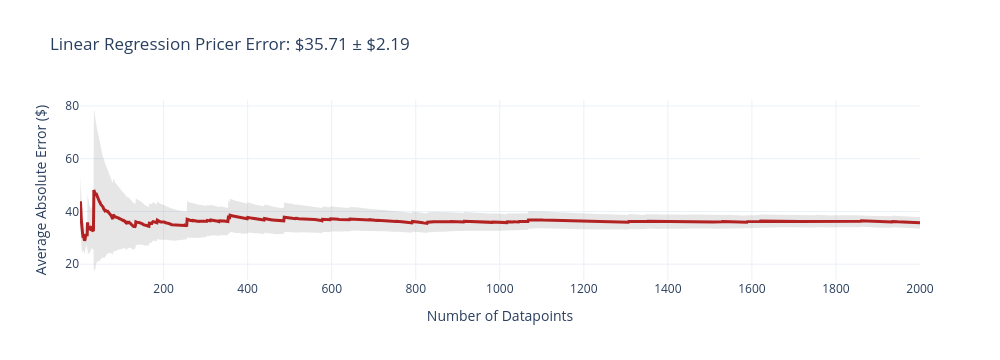
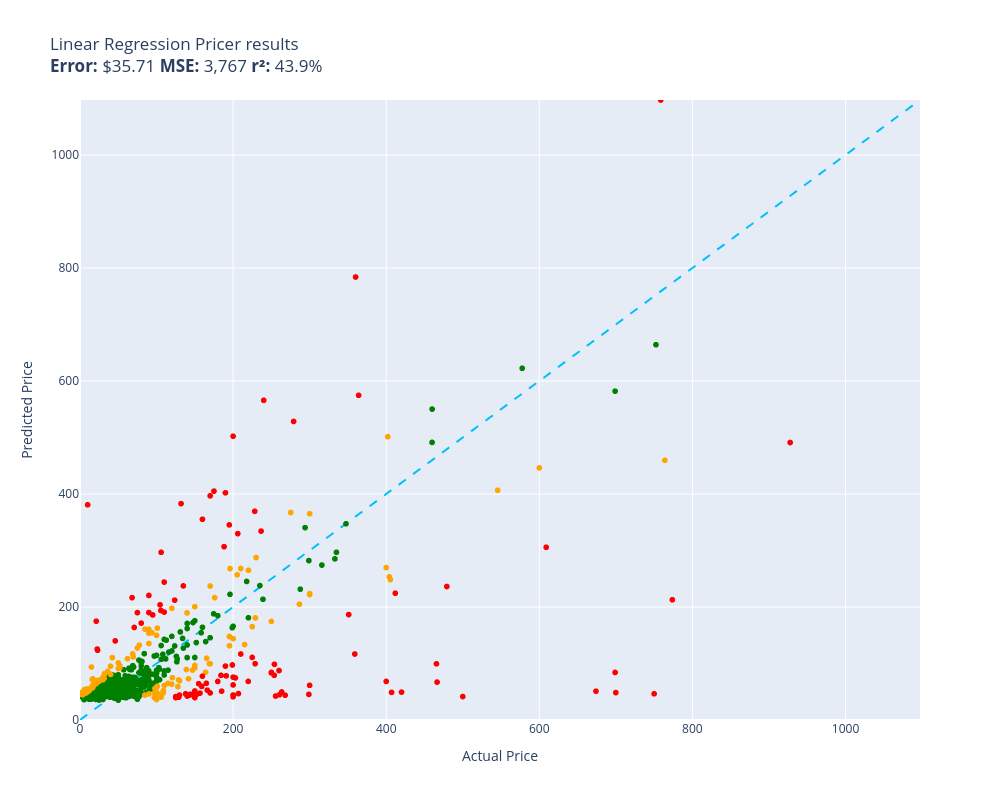

The code cell stored with these charts, in order, in its notebook:
### Code cell
# Evaluation
evaluate(linear_regression_pricer, test)

### Figure 1 — Plotly figure (JSON) as saved in the notebook; plotly's stock layout.template omitted (floating-point values rounded to 4 significant figures; data arrays with more than 128 entries replaced by an {"elided": "..."} marker saying what was removed)
{"data": [{"fill": "toself", "fillcolor": "rgba(128,128,128,0.2)", "hoverinfo": "skip", "line": {"color": "rgba(255,255,255,0)"}, "name": "95% CI", "showlegend": false, "type": "scatter", "x": {"elided": "4000 int values"}, "y": {"elided": "4000 float values"}}, {"customdata": {"elided": "2000x1 float values"}, "hovertemplate": "n=%{x}<br>Avg Error=$%{y:,.2f}<br>±95% CI=$%{customdata[0]:,.2f}<extra></extra>", "line": {"color": "firebrick", "width": 3}, "mode": "lines", "name": "Cumulative Avg Error", "type": "scatter", "x": {"elided": "2000 int values"}, "y": {"elided": "2000 float values"}}], "layout": {"height": 360, "showlegend": false, "title": {"text": "Linear Regression Pricer Error: $35.71 ± $2.19"}, "width": 1000, "xaxis": {"title": {"text": "Number of Datapoints"}}, "yaxis": {"title": {"text": "Average Absolute Error ($)"}}}}

### Figure 2 — Plotly figure (JSON) as saved in the notebook; plotly's stock layout.template omitted (floating-point values rounded to 4 significant figures; data arrays with more than 128 entries replaced by an {"elided": "..."} marker saying what was removed)
{"data": [{"customdata": {"elided": "1729x1 str values"}, "hovertemplate": "%{customdata[0]}<extra></extra>", "legendgroup": "green", "marker": {"color": "green", "size": 6, "symbol": "circle"}, "mode": "markers", "name": "green", "showlegend": true, "type": "scattergl", "x": {"elided": "1729 float values"}, "xaxis": "x", "y": {"elided": "1729 float values"}, "yaxis": "y"}, {"customdata": {"elided": "167x1 str values"}, "hovertemplate": "%{customdata[0]}<extra></extra>", "legendgroup": "orange", "marker": {"color": "orange", "size": 6, "symbol": "circle"}, "mode": "markers", "name": "orange", "showlegend": true, "type": "scattergl", "x": {"elided": "167 float values"}, "xaxis": "x", "y": {"elided": "167 float values"}, "yaxis": "y"}, {"customdata": [["Kohler 2943-PG-SAA Catalan Medicine Cabi...\nGuess=$212.78 Actual=$773.77"], ["Convenience Concepts Graystone Coffee Ta...\nGuess=$193.79 Actual=$105.69"], ["Enesco Pillars Cathedral 8-Piece Nativit...\nGuess=$83.35 Actual=$249.96"], ["CubiCubi Computer Home Office Desk, 47 I...\nGuess=$190.22 Actual=$89.99"], ["Tribesigns Triple Wide 5-Shelf Bookcase,...\nGuess=$402.09 Actual=$189.99"], ["Village Decor Black Stone Mortar & Pestl...\nGuess=$43.91 Actual=$268.00"], ["Philips TurboStar Technology Airfryer, A...\nGuess=$110.79 Actual=$224.96"], ["Haobo Home Armless Accent Chair Button T...\nGuess=$42.44 Actual=$255.50"], ["Arden Dark Espresso (Near Black) Futon S...\nGuess=$51.00 Actual=$674.00"], ["ProCom Heating Vented Natural Gas Firepl...\nGuess=$345.26 Actual=$194.99"], ["KALIFANO Large Tree of Life (1,251 Gemst...\nGuess=$68.29 Actual=$219.77"], ["Glass Froster CO2-CO2 Glass Chiller for ...\nGuess=$84.20 Actual=$699.00"], ["Today Is the Tomorrow You Worried About ...\nGuess=$380.83 Actual=$9.99"], ["SHW Home Office 48-Inch Computer Desk, W...\nGuess=$163.76 Actual=$70.87"], ["House Bunk Beds with Slide Twin Over Twi...\nGuess=$405.09 Actual=$174.99"], ["Rolanstar Queen Size Bed Frame with LED ...\nGuess=$502.23 Actual=$199.99"], ["Alpaca Home | Destination Plaid 100% Bab...\nGuess=$50.98 Actual=$185.00"], ["Jaxx Zipline Convertible Sleeper Sofa & ...\nGuess=$46.33 Actual=$749.99"], ["6V Electronic Igniton Fireplace Module b...\nGuess=$43.60 Actual=$148.95"], ["Bush Furniture Yorktown 5 Shelf Bookcase...\nGuess=$334.31 Actual=$236.51"], ["Brio 220CC Canister Steam Cleaner - Stea...\nGuess=$97.37 Actual=$199.00"], ["rodeo Brown and White Cow Skin Hereford ...\nGuess=$65.01 Actual=$165.00"], ["Pendulux, Victoria Table Clock, Room Dec...\nGuess=$59.44 Actual=$159.00"], ["ChadMade Pinch Pleated 100W x 84L Room D...\nGuess=$78.12 Actual=$190.99"], ["Sferra Grande Hotel Sheets - King, White...\nGuess=$68.36 Actual=$400.00"], ["Sense Of Art| Highland Cattle Wall Art| ...\nGuess=$40.28 Actual=$129.00"], ["Yongchuang 24\" Metal Bar Stools Set of 4...\nGuess=$46.33 Actual=$137.99"], ["Home Source White Bar Cabinet with Half ...\nGuess=$528.40 Actual=$279.00"], ["Riley Creative Solutions Gourmet Food Ma...\nGuess=$174.90 Actual=$21.20"], ["Dreamfoam Bedding Chill 8\" Gel Memory Fo...\nGuess=$236.27 Actual=$479.20"], ["Sheets & Giggles 100% Eucalyptus Lyocell...\nGuess=$83.72 Actual=$249.95"], ["Safavieh Mercer Collection Betsy Grey an...\nGuess=$99.61 Actual=$228.75"], ["220V Electric Noodle machine Automatic 1...\nGuess=$84.29 Actual=$250.00"], ["Homelegance St. 70\" Claire Fabric Cheste...\nGuess=$491.05 Actual=$927.65"], ["Harper & Bright Designs House Bunk Beds ...\nGuess=$48.84 Actual=$406.99"], ["OneSpace Ultramodern Glass L-Shape Desk,...\nGuess=$306.67 Actual=$188.18"], ["LAUSONHOUSE Linen Sheet Set King Size,Lu...\nGuess=$68.25 Actual=$179.99"], ["Belle Epoque Enchantment King Coverlet, ...\nGuess=$75.81 Actual=$199.99"], ["Bush Business Furniture Office by Kathy ...\nGuess=$186.55 Actual=$350.99"], ["Miles Kimball Elastic Bed Skirt, Queen K...\nGuess=$125.56 Actual=$22.54"], ["Urbanic 070s Electric Coffee Grinder (11...\nGuess=$74.49 Actual=$203.00"], ["5 Lb. Metal Vibratory Tumbler Bowl 90 Da...\nGuess=$44.08 Actual=$129.95"], ["SHA CERLIN Full Size Bed Frame, Metal Pl...\nGuess=$296.78 Actual=$105.99"], ["South Shore Versa 2-Drawer Nightstand, G...\nGuess=$212.09 Actual=$123.69"], ["Vitamix 62825 Drink Machine Advance 48-O...\nGuess=$99.42 Actual=$465.65"], ["CleanForce Rainbow H13 True HEPA Air Pur...\nGuess=$116.82 Actual=$359.00"], ["Kate and Laurel Palmer Large Rustic Wood...\nGuess=$116.83 Actual=$209.99"], ["Mjkone L Shaped Modular Sectional Sofa, ...\nGuess=$48.49 Actual=$699.99"], ["Floating TV Stand with LED Lights & Powe...\nGuess=$171.49 Actual=$79.99"], ["STAUB Cast Iron Perfect Pan, 4.5-quart, ...\nGuess=$79.06 Actual=$253.77"], ["SogesGame 5-Tier Shoe Rack 29.5inch Wood...\nGuess=$190.09 Actual=$74.99"], ["Kcelarec Kitchen Microwave Cart, 3-Tier ...\nGuess=$123.44 Actual=$22.91"], ["HONEY JOY Kids Table and Chair Set, Pine...\nGuess=$190.96 Actual=$109.99"], ["ZJK Rug Round Rug Padded Bedroom Bed Hea...\nGuess=$44.22 Actual=$143.50"], ["The Gladiator Series Butcher Bundle - Th...\nGuess=$44.86 Actual=$152.00"], ["Pretty Perfect Studio - The Man in The A...\nGuess=$47.54 Actual=$156.70"], ["South Shore Vito Platform Bed-Full-White\nGuess=$329.85 Actual=$206.16"], ["Meat Grinder - 120V,SMG400#5\nGuess=$42.44 Actual=$139.97"], ["Nathan James Wesley Scandinavian TV Stan...\nGuess=$220.41 Actual=$89.99"], ["Harper & Bright Designs Low Loft Beds wi...\nGuess=$784.02 Actual=$359.99"], ["Forever Joint Hard Maple Butcher Block B...\nGuess=$49.36 Actual=$420.00"], ["Lijimei Full Size Bed Frame with Button ...\nGuess=$396.70 Actual=$169.99"], ["Wine Barrel Lid Wall Clock | Ultra Quiet...\nGuess=$48.92 Actual=$149.95"], ["Liberty Furniture INDUSTRIES Calypso Liv...\nGuess=$369.38 Actual=$228.29"], ["PHANTOM CHEF 8 Piece Luxe Cookware Set |...\nGuess=$95.38 Actual=$189.97"], ["Grande Hotel by Sferra - XL Twin Bottom ...\nGuess=$45.42 Actual=$152.00"], ["YSSOA Backrest and Seat Height Adjustabl...\nGuess=$185.89 Actual=$94.99"], ["Carpets for Kids 4415 Give The Planet a ...\nGuess=$49.62 Actual=$263.50"], ["LTMEUTY Dresser for Bedroom - Wooden Dre...\nGuess=$44.17 Actual=$199.99"], ["Deco 79 Wood Floral Intricately Carved 1...\nGuess=$224.41 Actual=$411.91"], ["Safavieh Hudson Collection Harper Leathe...\nGuess=$98.60 Actual=$253.99"], ["Waring Commercial WCU30 Coffee Urn, 30 C...\nGuess=$77.55 Actual=$159.90"], ["Princess Dream Plush Pillow Top Twin Siz...\nGuess=$574.62 Actual=$363.95"], ["Professional Portable Induction Cooktop ...\nGuess=$67.08 Actual=$466.45"], ["Mr. Coffee BVMC-ECMP1102 Cafe Barista Es...\nGuess=$87.49 Actual=$260.00"], ["noblechairs Epic SK Gaming Reclining Gam...\nGuess=$305.67 Actual=$609.00"], ["KitchenAid Dual Convection Countertop Ov...\nGuess=$61.36 Actual=$299.95"], ["Changjie Furniture 26 Inch Bar Stools Co...\nGuess=$244.08 Actual=$109.99"], ["New MegaDisc 1000 Mess-Free Aluminum CD ...\nGuess=$51.31 Actual=$149.99"], ["Homepop Home Decor | Upholstered Bench w...\nGuess=$203.93 Actual=$104.54"], ["Walker Edison 4 Tier Open Shelf Metal Wo...\nGuess=$216.51 Actual=$68.00"], ["WEXFORD HOME Birch Reflections II Galler...\nGuess=$139.96 Actual=$46.00"], ["DICTAC Queen Bed Frame with LED Lights,2...\nGuess=$355.24 Actual=$159.97"], ["Frederick Douglass 2X Matted 20x22 Black...\nGuess=$64.24 Actual=$154.99"], ["Pensofal Biostone Pastasì - 5 Lt. Family...\nGuess=$52.81 Actual=$166.22"], ["Wood Screen Room Divider The Artist's Ga...\nGuess=$45.38 Actual=$299.00"], ["nambe Bend 45-Piece Flatware Set, 18/10 ...\nGuess=$78.95 Actual=$184.18"], ["Kore Kids Adjustable Height Standard Wob...\nGuess=$45.25 Actual=$144.99"], ["Bush Furniture Key West 54W Computer Des...\nGuess=$1,097.30 Actual=$758.60"], ["BetLife California King Size Bed Frame w...\nGuess=$237.31 Actual=$134.99"], ["SOFTSEA Full Platform Bed Frame with Dra...\nGuess=$382.95 Actual=$131.99"], ["Department 56 Snow Village Halloween Cri...\nGuess=$62.01 Actual=$199.99"], ["Ywindl Adjustable Dip Station, Body LAT ...\nGuess=$45.29 Actual=$143.69"], ["Electrolux 134557201 Frigidaire Control ...\nGuess=$44.66 Actual=$260.52"], ["Changjie Furniture 26 Inch Metal Bar Sto...\nGuess=$47.89 Actual=$169.99"], ["South Shore Aviron 6-Drawer Double Dress...\nGuess=$565.77 Actual=$239.99"], ["Kohl's Gift Card\nGuess=$39.67 Actual=$125.00"], ["$200 Mastercard Gift Card (plus $6.95 Pu...\nGuess=$46.76 Actual=$206.95"], ["Apple Gift Card - App Store, iTunes, iPh...\nGuess=$43.48 Actual=$200.00"], ["Body Massage Wellness Spa - Denver, CO G...\nGuess=$43.82 Actual=$200.00"], ["Amazon.com $50 Gift Card - Pack of 10 Mi...\nGuess=$41.49 Actual=$500.00"], ["Southwest Airlines Gift Card\nGuess=$39.58 Actual=$150.00"], ["III Forks Gift Card\nGuess=$41.40 Actual=$125.00"], ["JCPenney Gift Card\nGuess=$41.05 Actual=$200.00"]], "hovertemplate": "%{customdata[0]}<extra></extra>", "legendgroup": "red", "marker": {"color": "red", "size": 6, "symbol": "circle"}, "mode": "markers", "name": "red", "showlegend": true, "type": "scattergl", "x": [773.8, 105.7, 250.0, 89.99, 190.0, 268, 225.0, 255.5, 674, 195.0, 219.8, 699, 9.99, 70.87, 175.0, 200.0, 185, 750.0, 148.9, 236.5, 199, 165, 159, 191.0, 400, 129, 138.0, 279, 21.2, 479.2, 249.9, 228.8, 250, 927.6, 407.0, 188.2, 180.0, 200.0, 351.0, 22.54, 203, 129.9, 106.0, 123.7, 465.6, 359, 210.0, 700.0, 79.99, 253.8, 74.99, 22.91, 110.0, 143.5, 152, 156.7, 206.2, 140.0, 89.99, 360.0, 420, 170.0, 149.9, 228.3, 190.0, 152, 94.99, 263.5, 200.0, 411.9, 254.0, 159.9, 363.9, 466.4, 260, 609, 299.9, 110.0, 150.0, 104.5, 68, 46, 160.0, 155.0, 166.2, 299, 184.2, 145.0, 758.6, 135.0, 132.0, 200.0, 143.7, 260.5, 170.0, 240.0, 125, 206.9, 200, 200, 500, 150, 125, 200], "xaxis": "x", "y": [212.8, 193.8, 83.35, 190.2, 402.1, 43.91, 110.8, 42.44, 51.0, 345.3, 68.29, 84.2, 380.8, 163.8, 405.1, 502.2, 50.98, 46.33, 43.6, 334.3, 97.37, 65.01, 59.44, 78.12, 68.36, 40.28, 46.33, 528.4, 174.9, 236.3, 83.72, 99.61, 84.29, 491.1, 48.84, 306.7, 68.25, 75.81, 186.6, 125.6, 74.49, 44.08, 296.8, 212.1, 99.42, 116.8, 116.8, 48.49, 171.5, 79.06, 190.1, 123.4, 191.0, 44.22, 44.86, 47.54, 329.8, 42.44, 220.4, 784.0, 49.36, 396.7, 48.92, 369.4, 95.38, 45.42, 185.9, 49.62, 44.17, 224.4, 98.6, 77.55, 574.6, 67.08, 87.49, 305.7, 61.36, 244.1, 51.31, 203.9, 216.5, 140.0, 355.2, 64.24, 52.81, 45.38, 78.95, 45.25, 1097.0, 237.3, 383.0, 62.01, 45.29, 44.66, 47.89, 565.8, 39.67, 46.76, 43.48, 43.82, 41.49, 39.58, 41.4, 41.05], "yaxis": "y"}, {"hoverinfo": "skip", "line": {"color": "deepskyblue", "dash": "dash", "width": 2}, "mode": "lines", "name": "y = x", "showlegend": false, "type": "scatter", "x": [0, 1097.0], "y": [0, 1097.0]}], "layout": {"height": 800, "legend": {"title": {"text": "color"}, "tracegroupgap": 0}, "showlegend": false, "title": {"text": "Linear Regression Pricer results<br><b>Error:</b> $35.71 <b>MSE:</b> 3,767 <b>r²:</b> 43.9%"}, "width": 1000, "xaxis": {"anchor": "y", "domain": [0, 1], "range": [0, 1097.0], "title": {"text": "Actual Price"}}, "yaxis": {"anchor": "x", "domain": [0, 1], "range": [0, 1097.0], "title": {"text": "Predicted Price"}}}}
